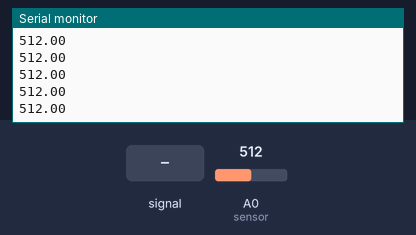
Recording of a sketch running on a simulated Arduino Uno, built with avr-gcc and run on an emulated ATmega328P. Shown: the last lines printed to the serial monitor. The test bench sets the inputs (shaded band); at power-on: A0 (sensor) = 512.

Above: at 1.2 s.
1.3 s: A0 (sensor) fed a 200 Hz sine of ±81 counts around its level
At 1.34 s:
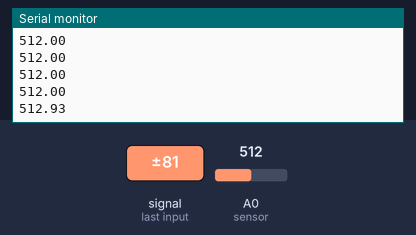
2.8 s: A0 (sensor) set to 716
At 2.8 s:
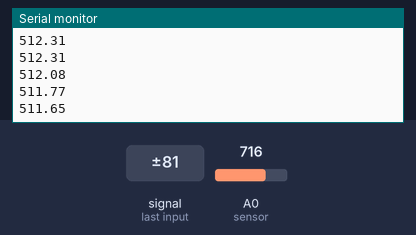
4.3 s: A0 (sensor) fed a 1000 Hz sine of ±255 counts around its level
At 4.32 s:
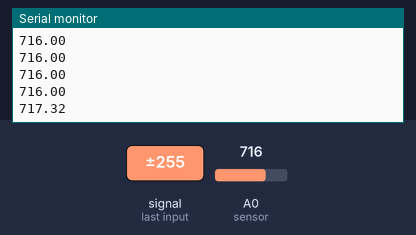
5.8 s: A0 (sensor) set to 900
At 5.84 s:
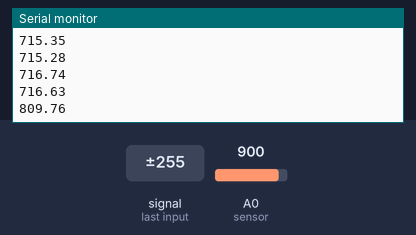
Timing chart, 0 to 8.3 s (numbered marks = the images above; inputs shaded):
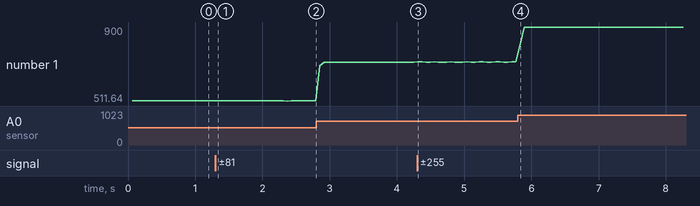

The sketch:

temperatura.ino
```cpp
const int sensor = A0;
const int n = 500;
int i=0;
double x=0;
float m=0;
void setup(){
	Serial.begin(9600);

}
void loop(){
	m=0;
	for (i=0;i<n; i++){
		x = analogRead(sensor);
		m = x+m;
	}

	Serial.println(m/n);

}
```

Measured:
- after the input at 1.3 s, the serial monitor: prints a new line at once (image 1)
- after the input at 4.3 s, the serial monitor: prints a new line at once (image 3)
- after the input at 5.8 s, the serial monitor: prints a new line at once (image 4)
- plotted number 1: 512 → 511.65 after the input at 1.3 s, 511.65 → 716 after the input at 2.8 s, 716 → 716.63 after the input at 4.3 s, 716.63 → 900 after the input at 5.8 s
